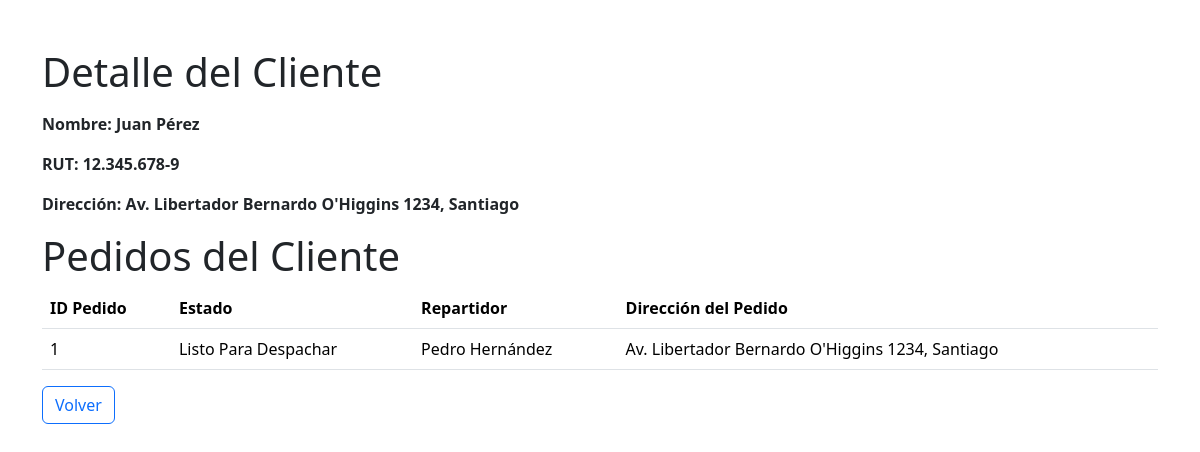
Page /detalle_cliente/1/ on the earlier database version.
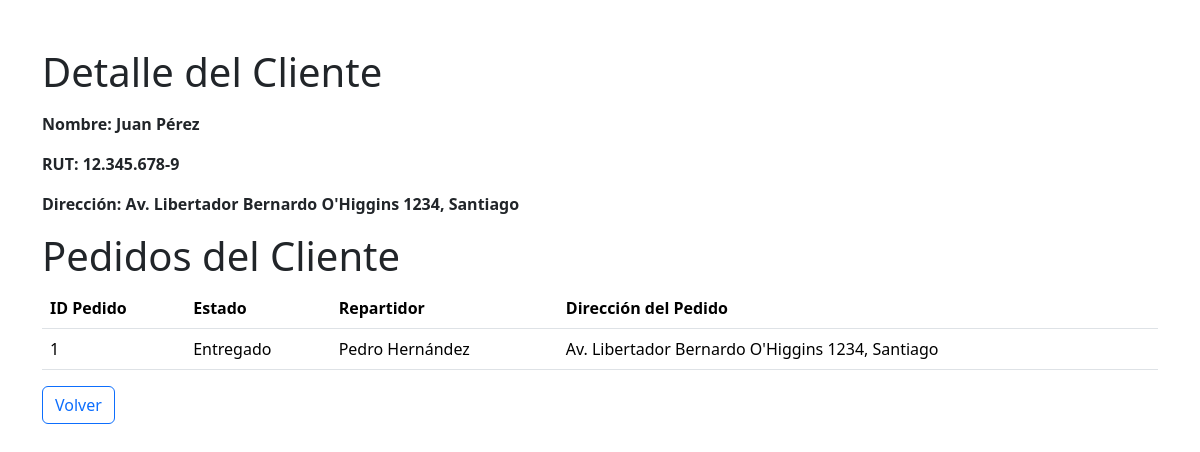
Same page on the later database version.
### app/models.py (models this page shows, shortened)
class Pedido(models.Model):
    nombre_pedido = models.ForeignKey(Cliente, on_delete=models.PROTECT, related_name='pedidos_nombre')
    estado_pedido = models.ForeignKey(Estado, on_delete=models.PROTECT)
    repartidor_pedido = models.ForeignKey(Repartidor, on_delete=models.PROTECT)
    producto_pedido = models.ForeignKey(Producto, on_delete=models.PROTECT,  null=True, blank=True)

class Estado(models.Model):
    estado = models.CharField(max_length=200)

class Repartidor(models.Model):
    nombre = models.CharField(max_length=200)

### app/views.py (the view)
# urls.py: path('detalle_cliente/<int:cliente_id>/', views.detalle_cliente, name='detalle_cliente'),
def detalle_cliente(request, cliente_id):
    cliente = get_object_or_404(Cliente, id=cliente_id)
    pedidos = Pedido.objects.filter(nombre_pedido=cliente)
    context = {
        'cliente': cliente,
        'pedidos': pedidos
    }
    return render(request, 'app/detalle.html', context)

### app/templatetags/custom_filters.py (called while the page is built)
@register.filter(name='format_rut')
def format_rut(value):
    rut = str(value)
    formatted_rut = f"{rut[:-7]}.{rut[-7:-4]}.{rut[-4:-1]}-{rut[-1]}"
    return formatted_rut

### app/templates/app/detalle.html (shortened to what this page needs)
{% load custom_filters %}
<!DOCTYPE html>
<html lang="es">
<head>
    <link href="https://cdn.jsdelivr.net/npm/bootstrap@5.3.3/dist/css/bootstrap.min.css" rel="stylesheet">
</head>
<body>
    <div class="container">
            <h1 class="mt-5 mb-3">Detalle del Cliente</h1>
        <p class="fw-bold">Nombre: {{ cliente.nombre }}</p>
        <p class="fw-bold">RUT: {{ cliente.rut|format_rut }}</p>
        <p class="fw-bold">Dirección: {{ cliente.direccion }}</p>
        <h1>Pedidos del Cliente</h1>
        <table class="table">
            <thead>
                <tr>
                    <th>ID Pedido</th>
                    <th>Estado</th>
                    <th>Repartidor</th>
                    <th>Dirección del Pedido</th>
                </tr>
            </thead>
            <tbody>
                {% for pedido in pedidos %}
                <tr>
                    <td>{{ pedido.id }}</td>
                    <td>{{ pedido.estado_pedido.estado }}</td>
                    <td>{{ pedido.repartidor_pedido.nombre }}</td>
                    <td>{{ cliente.direccion }}</td>
                </tr>
                {% endfor %}
            </tbody>
        </table>
        <a href="{% url 'home' %}" class="btn btn-outline-primary">Volver</a>
    </div>
  </body>
</html>

Differences in the rows shown:
changed Pedido "Pedro Hernández": estado_pedido.estado "Listo Para Despachar" → "Entregado"
